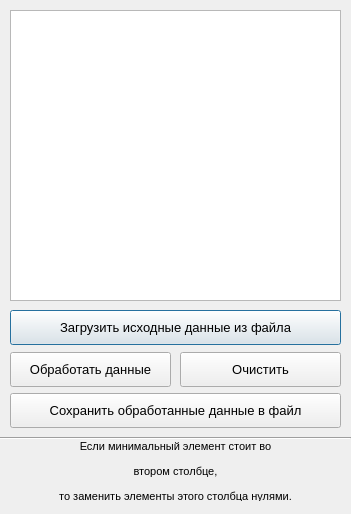
<?xml version="1.0" encoding="UTF-8"?>
<ui version="4.0">
 <class>Dialog</class>
 <widget class="QDialog" name="Dialog">
  <property name="geometry">
   <rect>
    <x>0</x>
    <y>0</y>
    <width>351</width>
    <height>514</height>
   </rect>
  </property>
  <property name="minimumSize">
   <size>
    <width>351</width>
    <height>514</height>
   </size>
  </property>
  <property name="maximumSize">
   <size>
    <width>351</width>
    <height>514</height>
   </size>
  </property>
  <property name="windowTitle">
   <string>Dialog</string>
  </property>
  <widget class="QPlainTextEdit" name="plainTextEdit">
   <property name="geometry">
    <rect>
     <x>10</x>
     <y>10</y>
     <width>331</width>
     <height>291</height>
    </rect>
   </property>
   <property name="font">
    <font>
     <family>Segoe UI</family>
     <pointsize>10</pointsize>
    </font>
   </property>
  </widget>
  <widget class="QPushButton" name="btn_upload_data">
   <property name="geometry">
    <rect>
     <x>10</x>
     <y>310</y>
     <width>331</width>
     <height>35</height>
    </rect>
   </property>
   <property name="font">
    <font>
     <family>Segoe UI</family>
     <pointsize>10</pointsize>
    </font>
   </property>
   <property name="text">
    <string>Загрузить исходные данные из файла</string>
   </property>
  </widget>
  <widget class="QPushButton" name="btn_process_data">
   <property name="geometry">
    <rect>
     <x>10</x>
     <y>352</y>
     <width>161</width>
     <height>35</height>
    </rect>
   </property>
   <property name="font">
    <font>
     <family>Segoe UI</family>
     <pointsize>10</pointsize>
    </font>
   </property>
   <property name="text">
    <string>Обработать данные</string>
   </property>
  </widget>
  <widget class="QPushButton" name="btn_clear">
   <property name="geometry">
    <rect>
     <x>180</x>
     <y>352</y>
     <width>161</width>
     <height>35</height>
    </rect>
   </property>
   <property name="font">
    <font>
     <family>Segoe UI</family>
     <pointsize>10</pointsize>
    </font>
   </property>
   <property name="text">
    <string>Очистить</string>
   </property>
  </widget>
  <widget class="QPushButton" name="btn_save_data">
   <property name="geometry">
    <rect>
     <x>10</x>
     <y>393</y>
     <width>331</width>
     <height>35</height>
    </rect>
   </property>
   <property name="font">
    <font>
     <family>Segoe UI</family>
     <pointsize>10</pointsize>
    </font>
   </property>
   <property name="text">
    <string>Сохранить обработанные данные в файл</string>
   </property>
  </widget>
  <widget class="QLabel" name="label_task_1">
   <property name="geometry">
    <rect>
     <x>10</x>
     <y>440</y>
     <width>331</width>
     <height>61</height>
    </rect>
   </property>
   <property name="font">
    <font>
     <family>Segoe UI</family>
     <pointsize>10</pointsize>
    </font>
   </property>
   <property name="autoFillBackground">
    <bool>false</bool>
   </property>
   <property name="text">
    <string>&lt;!DOCTYPE HTML PUBLIC &quot;-//W3C//DTD HTML 4.0//EN&quot; &quot;http://www.w3.org/TR/REC-html40/strict.dtd&quot;&gt;
&lt;html&gt;&lt;head&gt;&lt;meta name=&quot;qrichtext&quot; content=&quot;1&quot; /&gt;&lt;style type=&quot;text/css&quot;&gt;
p, li { white-space: pre-wrap; }
&lt;/style&gt;&lt;/head&gt;&lt;body style=&quot; font-family:'Segoe UI'; font-size:10pt; font-weight:400; font-style:normal;&quot;&gt;
&lt;p align=&quot;center&quot; style=&quot; margin-top:12px; margin-bottom:12px; margin-left:0px; margin-right:0px; -qt-block-indent:0; text-indent:0px;&quot;&gt;&lt;span style=&quot; font-family:'MS Shell Dlg 2'; font-size:8pt;&quot;&gt;Если минимальный элемент стоит во&lt;/span&gt;&lt;/p&gt;
&lt;p align=&quot;center&quot; style=&quot; margin-top:12px; margin-bottom:12px; margin-left:0px; margin-right:0px; -qt-block-indent:0; text-indent:0px;&quot;&gt;&lt;span style=&quot; font-family:'MS Shell Dlg 2'; font-size:8pt;&quot;&gt;втором столбце,&lt;/span&gt;&lt;/p&gt;
&lt;p align=&quot;center&quot; style=&quot; margin-top:12px; margin-bottom:12px; margin-left:0px; margin-right:0px; -qt-block-indent:0; text-indent:0px;&quot;&gt;&lt;span style=&quot; font-family:'MS Shell Dlg 2'; font-size:8pt;&quot;&gt;то заменить элементы этого столбца нулями.&lt;/span&gt;&lt;/p&gt;&lt;/body&gt;&lt;/html&gt;</string>
   </property>
   <property name="textFormat">
    <enum>Qt::AutoText</enum>
   </property>
   <property name="alignment">
    <set>Qt::AlignLeading|Qt::AlignLeft|Qt::AlignVCenter</set>
   </property>
  </widget>
  <widget class="Line" name="line">
   <property name="geometry">
    <rect>
     <x>0</x>
     <y>430</y>
     <width>351</width>
     <height>16</height>
    </rect>
   </property>
   <property name="orientation">
    <enum>Qt::Horizontal</enum>
   </property>
  </widget>
 </widget>
 <resources/>
 <connections/>
</ui>
